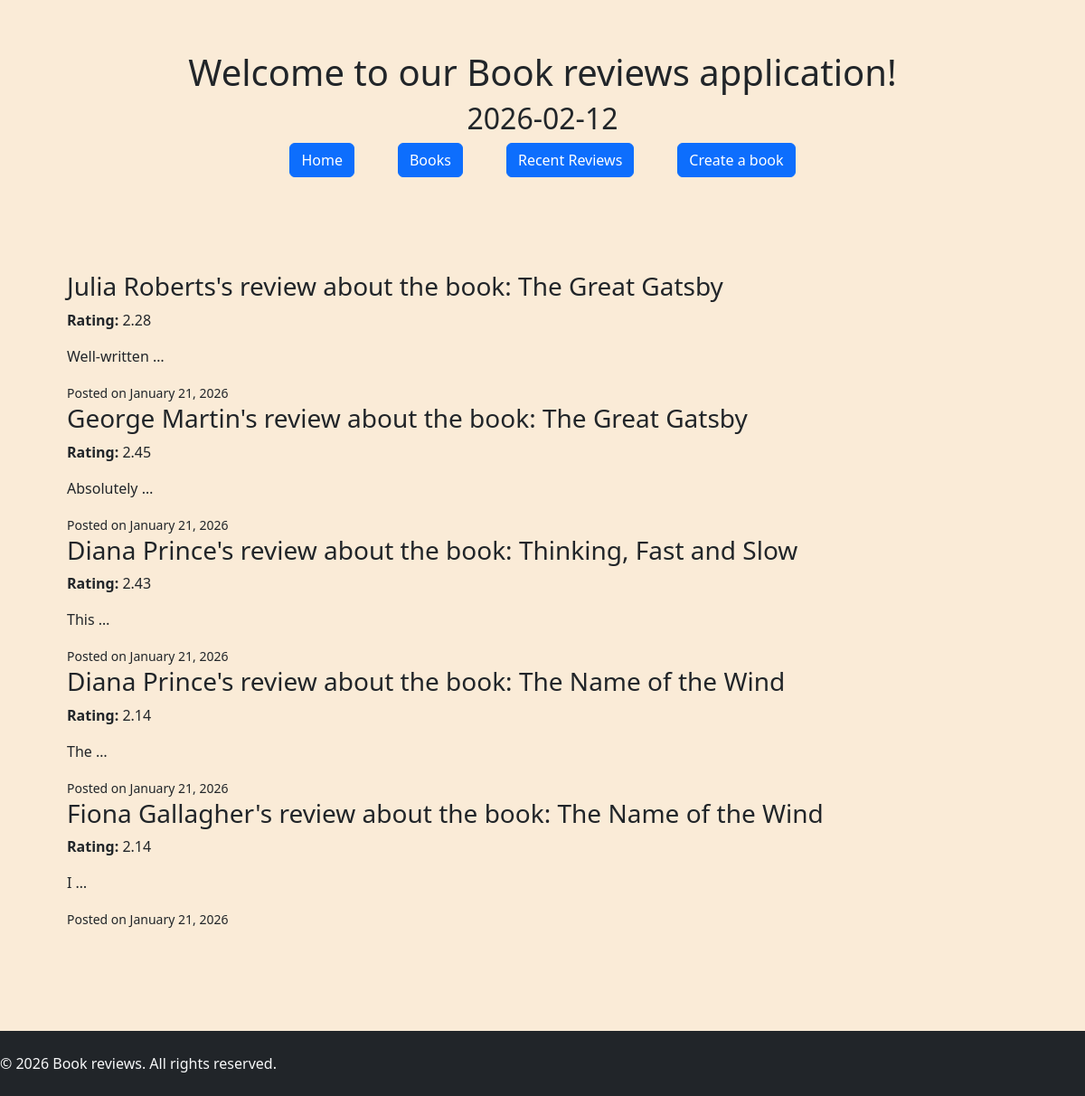
The app's page /reviews/ with its own data.
### reviews/models.py (models this page shows, shortened)
class Review(models.Model):
    author = models.CharField(max_length=255)
    body = models.TextField()
    rating = models.DecimalField(max_digits=4, decimal_places=2)
    created_at = models.DateTimeField(auto_now_add=True)
    book = models.ForeignKey('books.Book', on_delete=models.CASCADE, related_name="reviews")

### books/models.py (models this page shows, shortened)
class Book(models.Model):
    GENRE_CHOICES = [
        ("Fiction", "Fiction"),
        ("Non-Fiction", "Non-Fiction"),
        ("Fantasy", "Fantasy"),
        ("Science", "Science"),
        ("Biography", "Biography"),
        ("History", "History"),
    ]
    title = models.CharField(max_length=255, unique=True)
    price = models.DecimalField(max_digits=6, decimal_places=2,  validators=[RangeValidator(0, 1000, message='Price should be in the range 0 - 1000')])
    isbn = models.CharField(max_length=12, unique=False)
    genre = models.CharField(max_length=50, choices=GENRE_CHOICES)
    publishing_date = models.DateField()
    description = models.TextField()
    image_url = models.URLField()
    cover_img = models.ImageField(blank=True, null=True)
    slug = models.SlugField(max_length=255, blank=True)
    updated_at = models.DateTimeField(auto_now=True)

### reviews/views.py (the view)
# urls.py: path('', recent_views, name='recent_views'),
def recent_views(request):
    reviews = Review.objects.order_by('-created_at')[:5]
    context = {
        'reviews': reviews
    }
    return render(request, 'reviews/list.html', context)

### templates/reviews/list.html
{% extends 'common/home_page.html' %}
{% block content %}
        <ul>
            {% for review in reviews %}
            <li>
                {% include 'reviews/_review_card.html' %}
            </li>
            {% endfor %}
        </ul>
{% endblock %}

### templates/reviews/_review_card.html
    <article class="review-card">
    <header>
        <h3>{{ review.author }}'s review about the book: {{ review.book.title }}</h3>
    </header>
    <section>
        <p>
            <strong>Rating:</strong>
            {{ review.rating }}
        </p>
        <p>
            {{ review.body|truncatewords:1|default:"No review content available." }}
        </p>
    </section>
    <footer>
        <small>
            Posted on {{ review.created_at|date:"F j, Y" }}
        </small>
    </footer>
</article>

### static/css/custom_css.css (style rules this page uses)
body { background-color: antiquewhite; display: flex; flex-direction: column; }
ul { list-style: none; }

### records on screen
Review: author "Julia Roberts", book "The Great Gatsby", rating "2.28", body "Well-written …", created_at "January 21, 2026"
Review: author "George Martin", book "The Great Gatsby", rating "2.45", body "Absolutely …", created_at "January 21, 2026"
Review: author "Diana Prince", book "Thinking, Fast and Slow", rating "2.43", body "This …", created_at "January 21, 2026"
Review: author "Diana Prince", book "The Name of the Wind", rating "2.14", body "The …", created_at "January 21, 2026"
Review: author "Fiona Gallagher", book "The Name of the Wind", rating "2.14", body "I …", created_at "January 21, 2026"
